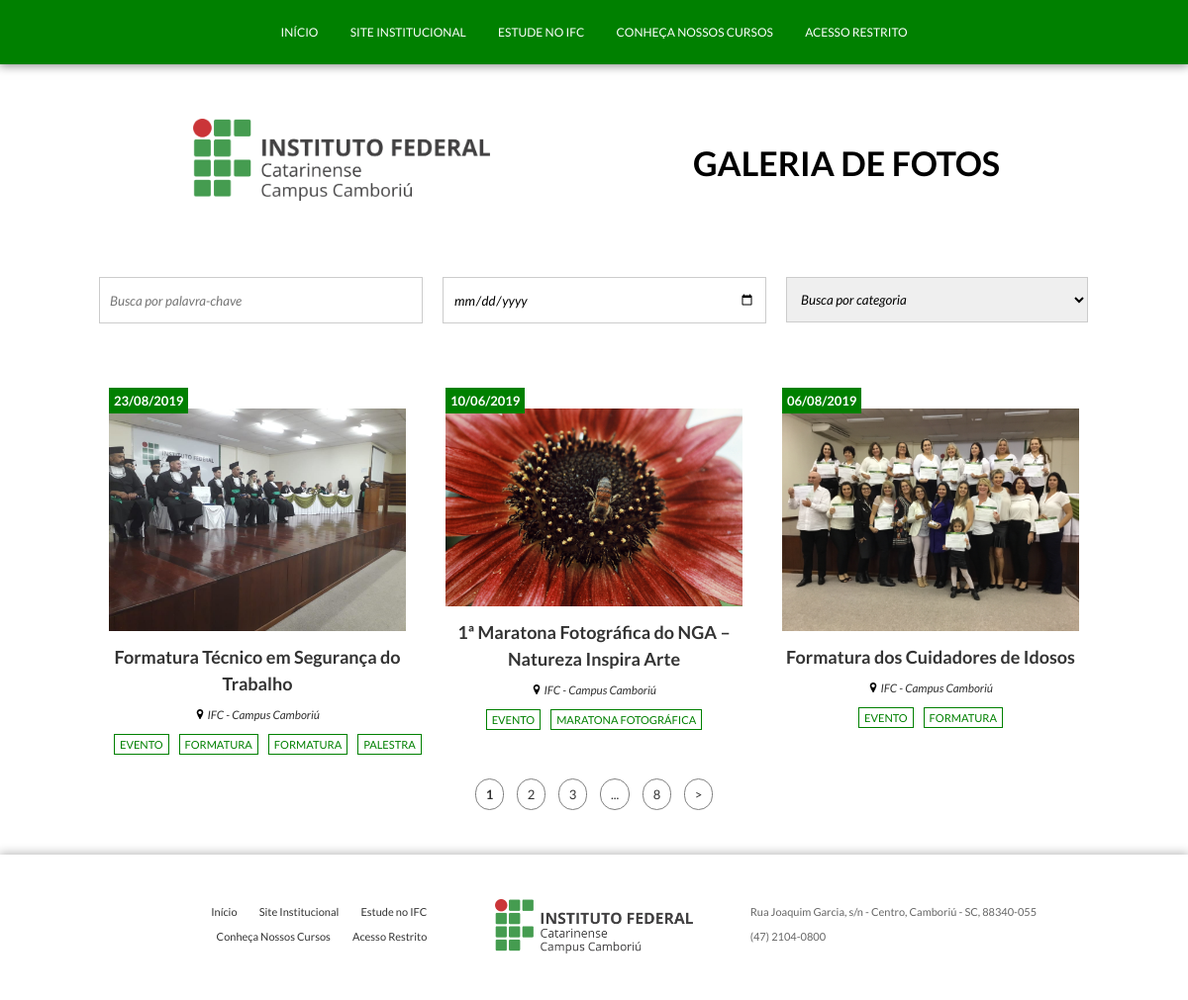
/visitante/home, run on an earlier commit of the app's database.
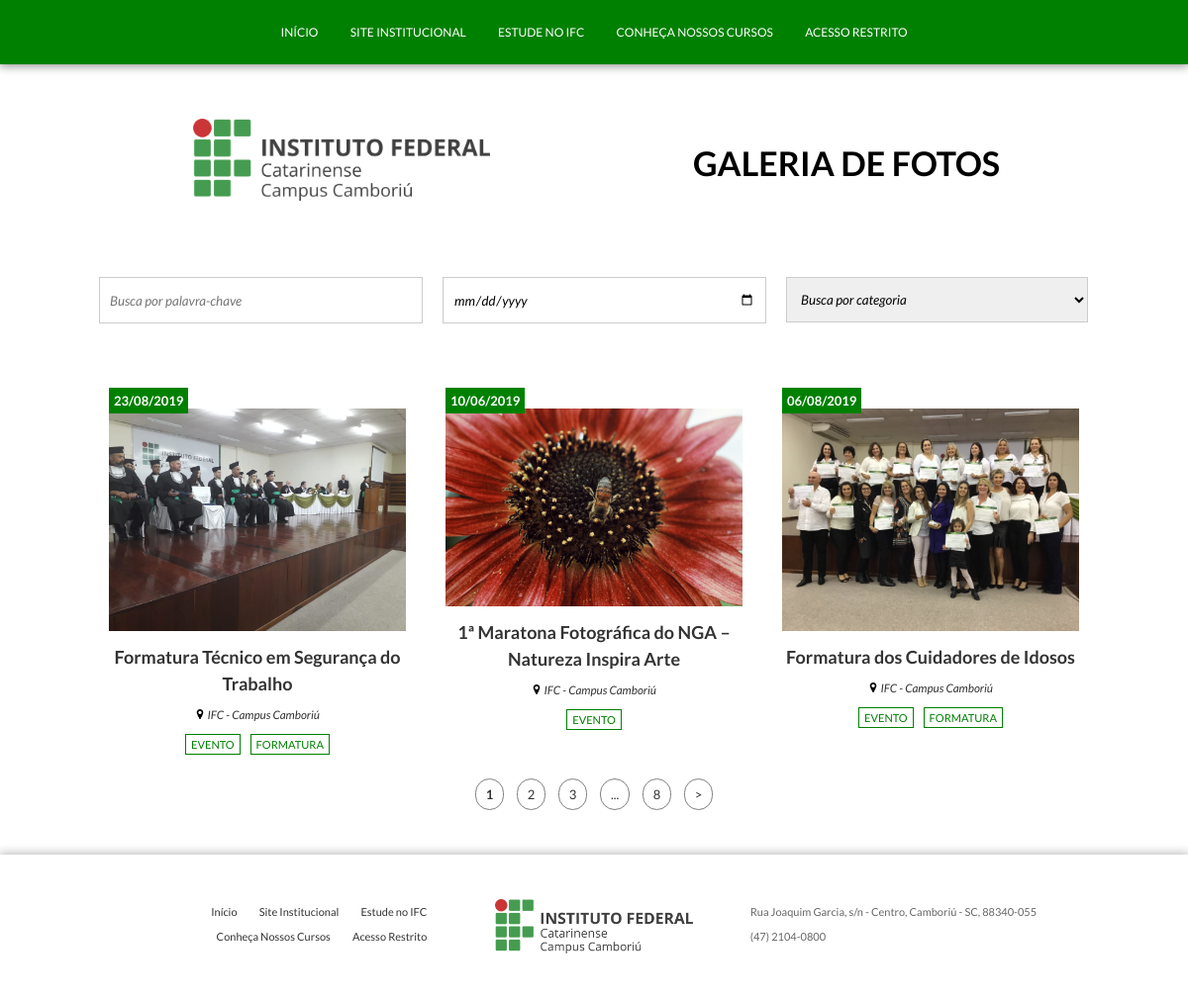
And on a later commit of the database.
### tables this page shows
CREATE TABLE IF NOT EXISTS `album` (
  `id_album` int(11) NOT NULL AUTO_INCREMENT,
  `titulo` varchar(300) NOT NULL,
  `local` varchar(300) NOT NULL,
  `data` date NOT NULL,
  `capa` varchar(300) NOT NULL,
  PRIMARY KEY (`id_album`)
);

CREATE TABLE IF NOT EXISTS `tagalbum` (
  `id_tagAlbum` int(11) NOT NULL AUTO_INCREMENT,
  `id_album` int(11) NOT NULL,
  `id_tag` int(11) NOT NULL,
  PRIMARY KEY (`id_tagAlbum`),
  KEY `fk_tagAlbum_album` (`id_album`),
  KEY `fk_tagAlbum_tag` (`id_tag`)
);

CREATE TABLE IF NOT EXISTS `tag` (
  `id_tag` int(11) NOT NULL AUTO_INCREMENT,
  `nome` varchar(100) NOT NULL,
  PRIMARY KEY (`id_tag`)
);

### application/controllers/Visitante.php (called while the page is built, shortened)
<?php
class Visitante extends CI_Controller {
    public function __construct() {
        $this->load->model('Album', 'album');
    }
	public function home() {
        $dados['albuns'] = $this->album->getAlbuns();
        $dados['tagAlbuns'] = $this->album->getTagAlbuns();
        $dados['tags'] = $this->album->getTags();
		$this->load->view('template/cabecalho');
		$this->load->view('view/home', $dados);
		$this->load->view('template/rodape');
	}
}

### index.php (called while the page is built, shortened)
<?php
require_once BASEPATH.'core/CodeIgniter.php';

### application/models/Album.php (called while the page is built, shortened)
<?php
class Album extends CI_Model {
    public function getAlbuns() {
        $this->db->select('id_album');
        $this->db->select('titulo');
        $this->db->select('local');
        $this->db->select('DATE_FORMAT(data, "%d/%m/%Y") as data');
        $this->db->select('capa');
        $this->db->from('album');
        $this->db->order_by('data', 'desc');
        $query = $this->db->get();
        return $query->result_array();
    }
    public function getTags() {
        $this->db->select('tag.id_tag');
        $this->db->select('tag.nome');
        $this->db->from('tag');
        $this->db->where('tag.id_tag > 0');
        $query = $this->db->get();
        return $query->result_array();
    }
    public function getTagAlbuns() {
        $this->db->select('tagalbum.id_tagAlbum');
        $this->db->select('tagalbum.id_album');
        $this->db->select('tagalbum.id_tag');
        $this->db->from('tagalbum');
        $this->db->where('tagalbum.id_tagAlbum > 0');
        $query = $this->db->get();
        return $query->result_array();
    }
}

### application/views/view/home.php (the view, shortened to what this page needs)
<div class="content">
    <div id="forms-filtros">
        <form id="form-filtro-titulo">
            <input type="text" id="nome-album" placeholder="Busca por palavra-chave" name="nome-album">
        </form>
        <form id="form-filtro-data">
            <input type="date" id="filtro-data" name="data" placeholder="Busca por data">
        </form>
        <form id="form-filtro-tag">
            <select name="tag" id="filtro-tag">
                <option value="0">Busca por categoria</option>
            </select>
        </form>
    </div>
    <div id="albuns">
        <?php foreach($albuns as $album): ?>
        <a href="<?php echo base_url('Visitante/album/'.$album['id_album']) ?>">
            <div class="home-albuns">
                <h4><?php echo $album['data'] ?></h4>
                <img style="width: 100%" src="<?php echo base_url('assets/imagens/'.$album['capa']) ?>" alt="Logotipo do Insituto Federal Catarinense - Campus Camboriú">
                <h2><?php echo $album['titulo'] ?></h2>
                <p><img src="<?php echo base_url('assets/imagens/local.png') ?>" width="10px"> <?php echo $album['local'] ?></p>
                <ul>
                    <?php
                    foreach($tagAlbuns as $tagAlbum){
                        if ($album['id_album'] == $tagAlbum['id_album']) {
                            for ($i=0; $i<count($tags); $i++) {
                                if ($tagAlbum['id_tag'] == $tags[$i]['id_tag']) {
                                    echo '<li>'.$tags[$i]['nome'].'</li>';
                                }
                            }
                        }
                    }
                    ?>
                </ul>
            </div>
        </a>
        <?php endforeach; ?>
    </div>
</div>
<div class="paginacao">
    <ul>
        <li><b>1</b></li>
        <li>2</li>
        <li>3</li>
        <li>...</li>
        <li>8</li>
        <li>></li>
    </ul>
</div>

What changed in the data, as far as the page shows it:
removed tagalbum: id_tag.nome "FORMATURA", shown under album "Formatura Técnico em Segurança do Trabalho"
no longer on this page (row unchanged): tag: nome "PALESTRA"
no longer on this page (row unchanged): tag: nome "MARATONA FOTOGRÁFICA"
